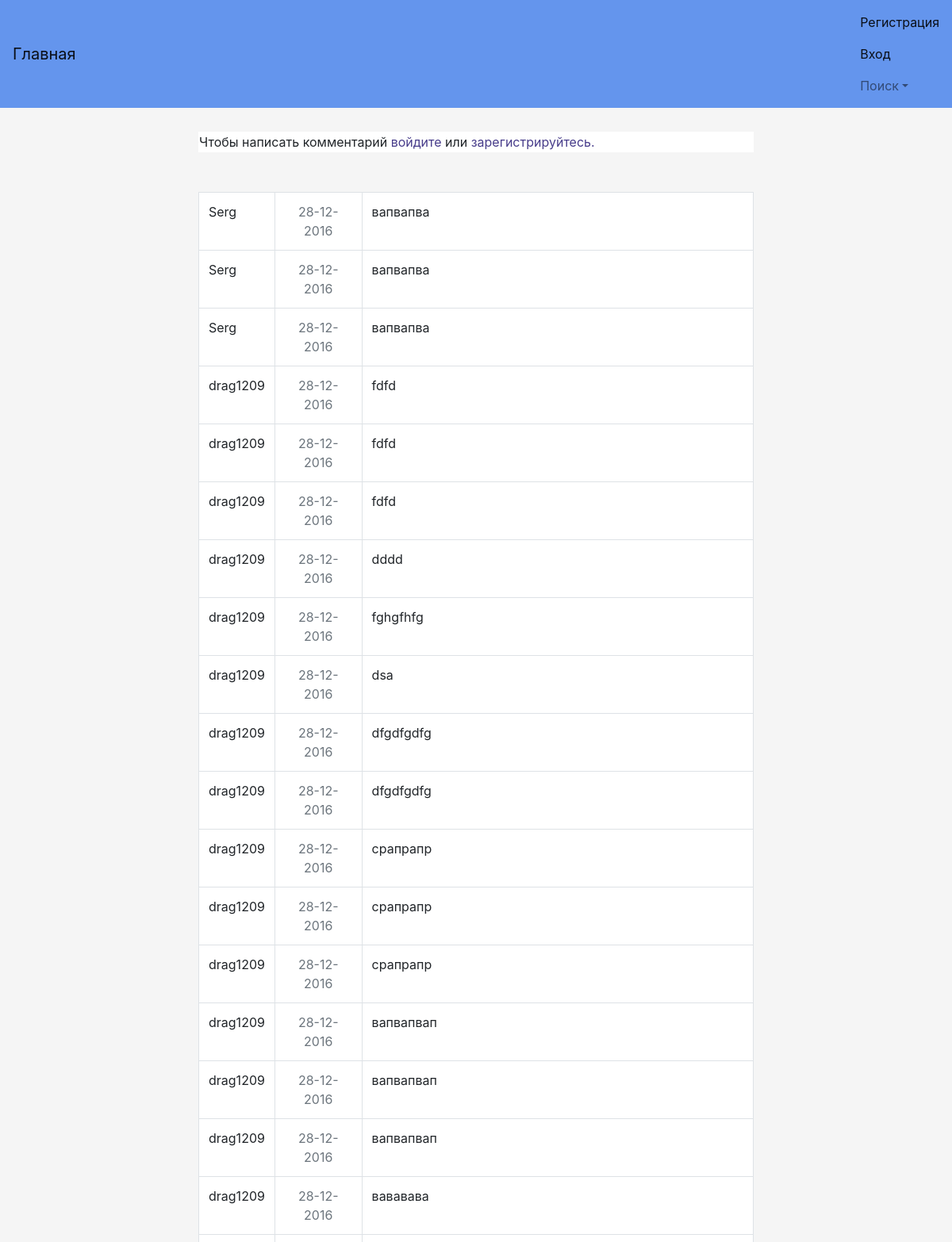
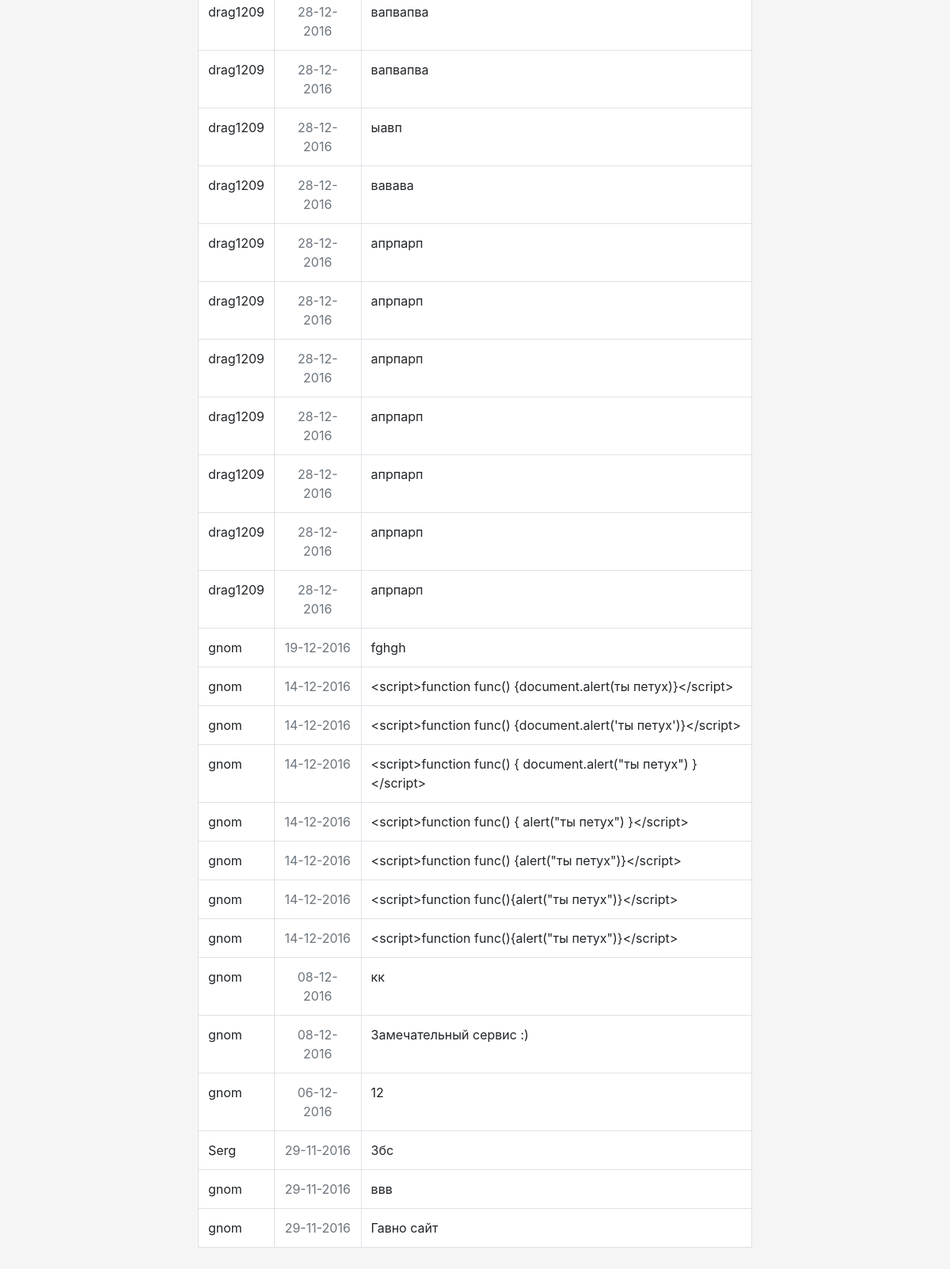
The page /comment on the database its author committed (2 pictures, top to bottom).
### TOFI/models.py (models this page shows)
class Comment(models.Model):
    text_comment = models.CharField(max_length=100)
    user_login = models.CharField(max_length=50)
    date_comment = models.DateField(default=None)

### TOFI/views.py (the view, shortened to what this page needs)
# urls.py: url(r'comment', views.comment, name='Comment'),
def comment(request):
    if not request.user.is_active and not request.user.is_anonymous:
        return HttpResponseRedirect("/")
    if request.method == 'GET':
        context = {'com': list(reversed([i for i in list(models.Comment.objects.all())]))}
        return render(request, "Comment.html", context)

### TOFI/templates/Comment.html (shortened to what this page needs)
{% extends "base.html" %}
{% block content %}
    <table class="center">
        {% if request.user.is_anonymous %}
            <tr>
                <td>Чтобы написать комментарий <a href="/login">войдите</a> или <a
                        href="/register">зарегистрируйтесь.</a></td>
        </tr>
        {% endif %}
    </table>
    <table class="center table table-bordered" id="response">
        {% for c in com %}
            <tr class="padding">
                <td class="padding">{{ c.user_login}}</td>
                <td class="text-center text-muted">{{ c.date_comment|date:"d-m-Y" }}</td>
                <td>{{ c.text_comment }}</td>
            </tr>
        {% endfor %}
    </table>
{% endblock %}

### TOFI/static/style.css (style rules this page uses)
.center { width: 100%; max-width: 700px; padding: 10px; margin: auto auto 50px; background: white; }
a { color: darkslateblue; }
body { margin: auto; padding-bottom: 0; height: auto; background-color: whitesmoke; link: dodgerblue; }
table { width: 100%; }
.padding { padding: 10px; }

### rows shown on the page
Comment: user_login "Serg", date_comment "28-12-2016", text_comment "вапвапва"
Comment: user_login "Serg", date_comment "28-12-2016", text_comment "вапвапва"
Comment: user_login "Serg", date_comment "28-12-2016", text_comment "вапвапва"
Comment: user_login "drag1209", date_comment "28-12-2016", text_comment "fdfd"
Comment: user_login "drag1209", date_comment "28-12-2016", text_comment "fdfd"
Comment: user_login "drag1209", date_comment "28-12-2016", text_comment "fdfd"
Comment: user_login "drag1209", date_comment "28-12-2016", text_comment "dddd"
Comment: user_login "drag1209", date_comment "28-12-2016", text_comment "fghgfhfg"
Comment: user_login "drag1209", date_comment "28-12-2016", text_comment "dsa"
Comment: user_login "drag1209", date_comment "28-12-2016", text_comment "dfgdfgdfg"
Comment: user_login "drag1209", date_comment "28-12-2016", text_comment "dfgdfgdfg"
Comment: user_login "drag1209", date_comment "28-12-2016", text_comment "срапрапр"
Comment: user_login "drag1209", date_comment "28-12-2016", text_comment "срапрапр"
Comment: user_login "drag1209", date_comment "28-12-2016", text_comment "срапрапр"
Comment: user_login "drag1209", date_comment "28-12-2016", text_comment "вапвапвап"
Comment: user_login "drag1209", date_comment "28-12-2016", text_comment "вапвапвап"
Comment: user_login "drag1209", date_comment "28-12-2016", text_comment "вапвапвап"
Comment: user_login "drag1209", date_comment "28-12-2016", text_comment "вававава"
Comment: user_login "drag1209", date_comment "28-12-2016", text_comment "вапвапва"
Comment: user_login "drag1209", date_comment "28-12-2016", text_comment "вапвапва"
Comment: user_login "drag1209", date_comment "28-12-2016", text_comment "ыавп"
Comment: user_login "drag1209", date_comment "28-12-2016", text_comment "вавава"
Comment: user_login "drag1209", date_comment "28-12-2016", text_comment "апрпарп"
Comment: user_login "drag1209", date_comment "28-12-2016", text_comment "апрпарп"
Comment: user_login "drag1209", date_comment "28-12-2016", text_comment "апрпарп"
Comment: user_login "drag1209", date_comment "28-12-2016", text_comment "апрпарп"
Comment: user_login "drag1209", date_comment "28-12-2016", text_comment "апрпарп"
Comment: user_login "drag1209", date_comment "28-12-2016", text_comment "апрпарп"
Comment: user_login "drag1209", date_comment "28-12-2016", text_comment "апрпарп"
Comment: user_login "gnom", date_comment "19-12-2016", text_comment "fghgh"
Comment: user_login "gnom", date_comment "14-12-2016", text_comment "<script>function func() {document.alert(ты петух)}</script>"
Comment: user_login "gnom", date_comment "14-12-2016", text_comment "<script>function func() {document.alert('ты петух')}</script>"
Comment: user_login "gnom", date_comment "14-12-2016", text_comment "<script>function func() { document.alert(\"ты петух\") }</script>"
Comment: user_login "gnom", date_comment "14-12-2016", text_comment "<script>function func() { alert(\"ты петух\") }</script>"
Comment: user_login "gnom", date_comment "14-12-2016", text_comment "<script>function func() {alert(\"ты петух\")}</script>"
Comment: user_login "gnom", date_comment "14-12-2016", text_comment "<script>function func(){alert(\"ты петух\")}</script>"
Comment: user_login "gnom", date_comment "14-12-2016", text_comment "<script>function func(){alert(\"ты петух\")}</script>"
Comment: user_login "gnom", date_comment "08-12-2016", text_comment "кк"
Comment: user_login "gnom", date_comment "08-12-2016", text_comment "Замечательный сервис :)"
Comment: user_login "gnom", date_comment "06-12-2016", text_comment "12"
Comment: user_login "Serg", date_comment "29-11-2016", text_comment "Збс"
Comment: user_login "gnom", date_comment "29-11-2016", text_comment "ввв"
Comment: user_login "gnom", date_comment "29-11-2016", text_comment "Гавно сайт"
